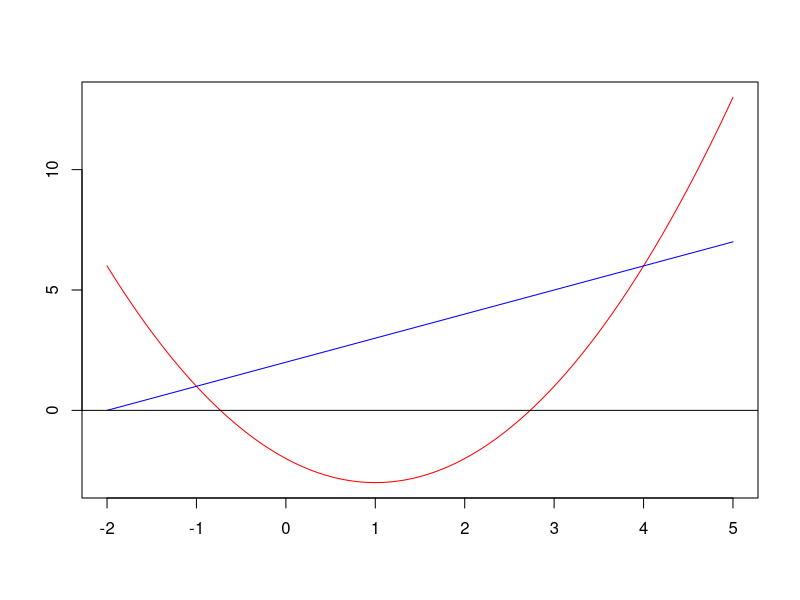

Reproduce this figure in R.
## ---- chunk 1
knitr::opts_chunk$set(echo = TRUE)
## ---- chunk 2
eq1 <- function(x) x^2-2*x-2
eq2 <- function(x) x+2
min <- -2
max <- 5
x1 <- seq(min, max, 0.01)
plot(x1, eq1(x1), type='l', col="red", 
     xlab="", ylab="")
lines(x1, eq2(x1), col="blue")
abline(h=0)
## ---- chunk 3
integrand <- function(x)
  {
  -x^{2}+3*x+4
  }

integrate(integrand, lower = -1, upper = 4)
